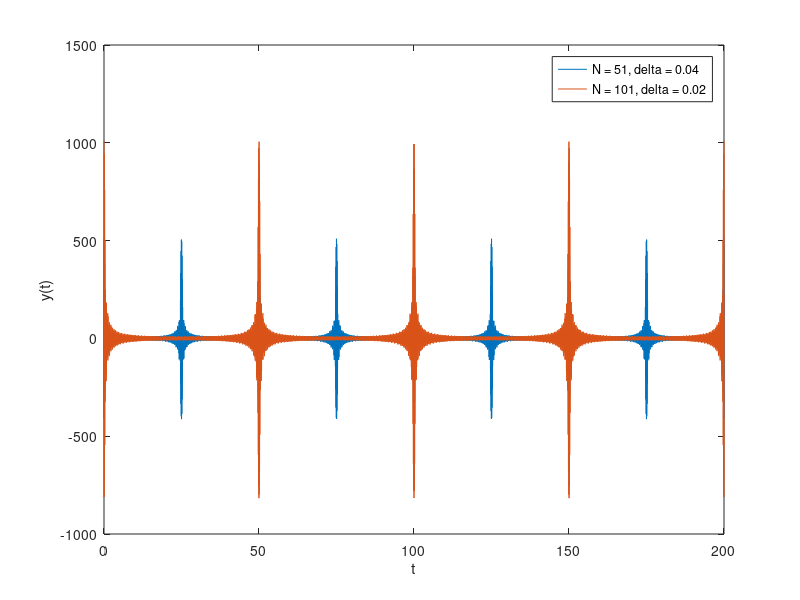

Here is the MATLAB script that generated this plot:
clear all

t = linspace(0, 200, 10000);

f1=159:0.04:161;
for ti=1:length(t)
   for fi=1:length(f1);
       a(fi) = 10*cos(2*pi*f1(fi)*t(ti));
   end
   y1(ti) = sum(a);
end

f2=159:0.02:161;
for ti=1:length(t)
   for fi=1:length(f2);
       a(fi) = 10*cos(2*pi*f2(fi)*t(ti));
   end
   y2(ti) = sum(a);
end

figure(1)

plot(t, y1);

hold on

plot(t, y2);
xlabel('t')
ylabel('y(t)')
legend('N = 51, delta = 0.04', 'N = 101, delta = 0.02');

hold off
